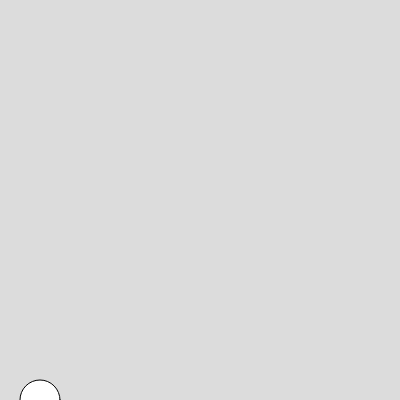
Frame 1 (no input)
Frame 60 (no input): identical to frame 1, image omitted
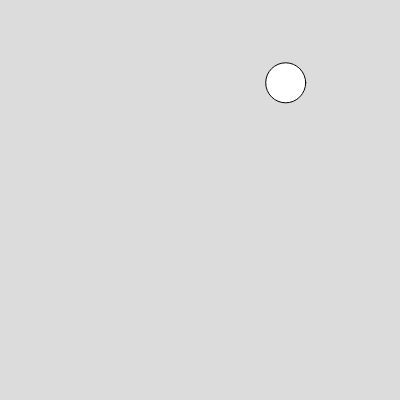
Frame 120 (the mouse pressed at the canvas centre since frame 60)

The p5.js sketch that drew these frames (run headless with seeded random() and noise() and a simulated clock; from frame 60 on, the mouse is pressed at the canvas centre):

// p5.js sketch
// ── sketch.js
let randomNumber = 40;
let randomNumber2 = 400;

function setup() {
  createCanvas(400, 400);
}

function draw() {
  
  background(220);
   circle(randomNumber,randomNumber2,40);


}

function mousePressed()
{
  randomNumber = random(0,400);
  randomNumber2 = random(0,400);
 
}
